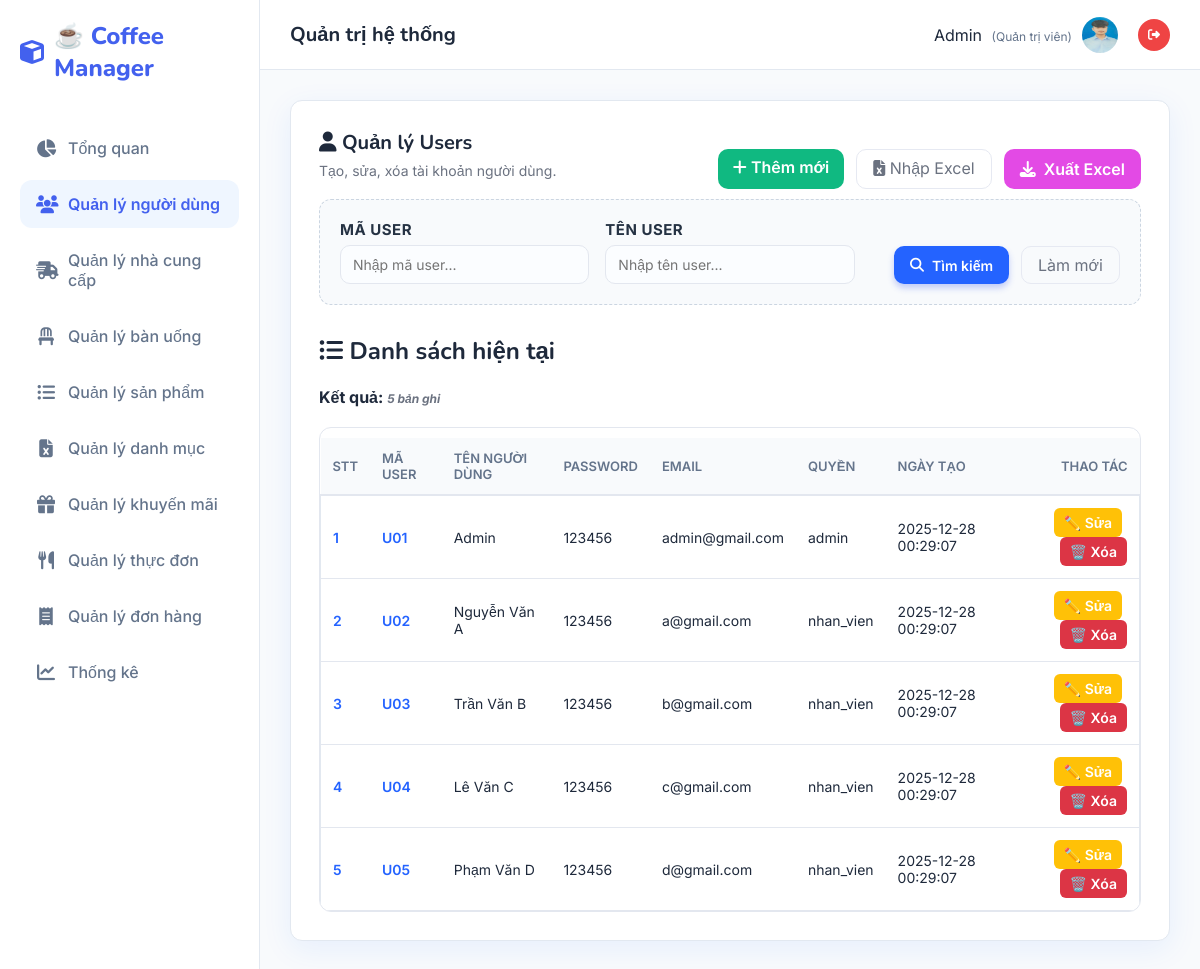
/Users/danhsach (signed in), run on an earlier commit of the app's database.
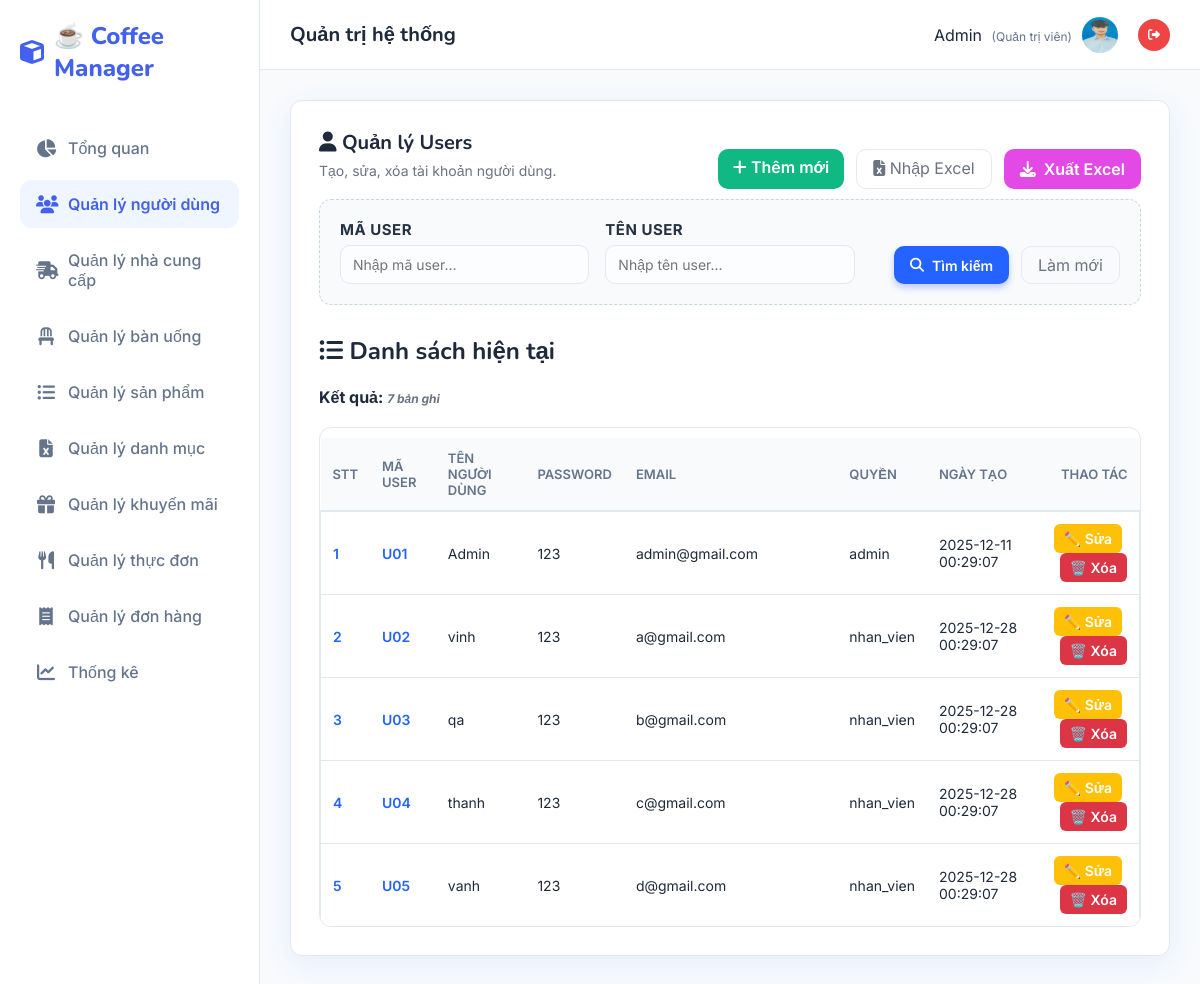
And on a later commit of the database.
### tables this page shows
CREATE TABLE `users` (
  `ma_user` varchar(50) NOT NULL,
  `ten_user` varchar(100) NOT NULL,
  `password` varchar(255) NOT NULL,
  `email` varchar(100) NOT NULL,
  `phan_quyen` enum('admin','nhan_vien') DEFAULT 'nhan_vien',
  `ngay_tao` datetime DEFAULT current_timestamp()
);

### MVC/Core/controller.php (called while the page is built, shortened)
<?php
    class controller{
        public function model($model){
        return new $model;
        }
        public function view($view,$data=[]){
            include_once __DIR__.'/../Views/'.$view.'.php';
        }
    }
?>

### MVC/Controllers/Users.php (called while the page is built, shortened)
<?php
    class Users extends controller{
        private $user;
        function __construct()
        {
            $this->user = $this->model("Users_m");
        }
        function danhsach(){
            $result = $this->user->Users_getAll();
            $this->view('Master',[
                'page' => 'Danhsachusers_v',
                'ma_user' => '',
                'ten_user' => '',
                'dulieu' => $result
            ]);
        }
    }
?>

### MVC/Core/app.php (called while the page is built, shortened)
<?php
    class app{
        protected $action = "Get_data";
        function __construct()
        {
            $arr = $this->processURL();
            if($arr!=null){
                if(file_exists(__DIR__.'/../Controllers/'.$arr[0].'.php')){
                    unset($arr[0]);
                }
            }
            $this->controller=new $this->controller;
            if(isset($arr[1])){
                if(method_exists($this->controller,$arr[1])){
                    $this->action=$arr[1];
                    unset($arr[1]);
                }
            }
            $this->param=$arr?array_values($arr):[];
            call_user_func_array([$this->controller,$this->action],$this->param);
        }
        function processURL(){
        if(isset($_GET['url'])){
            return explode('/',filter_var(trim($_GET['url']),FILTER_DEFAULT));
        }
    }
    }
?>

### index.php (called while the page is built, shortened)
<?php
    $myapp = new app();
?>

### MVC/Core/connectDB.php (called while the page is built, shortened)
<?php
    class connectDB{
            function __construct()
            {
                $this->con=mysqli_connect('localhost','root','','Web');
            }
    }
?>

### MVC/Models/Users_m.php (called while the page is built, shortened)
<?php
    class Users_m extends connectDB{
        function Users_getAll(){
            $sql = "SELECT * FROM users ORDER BY LENGTH(ma_user), ma_user";
            return mysqli_query($this->con, $sql);
        }
    }
?>

### MVC/Views/Pages/Danhsachusers_v.php (the view, shortened to what the changed rows need)
<!DOCTYPE html>
<html lang="vi">
<body>
    <div class="card">
        <div class="actions-top">
            <div>
                <h1><i class="fa-solid fa-user"></i> Quản lý Users</h1>
            </div>
        </div>
        <h2><i class="fa-solid fa-list-ul"></i> Danh sách hiện tại</h2>
        <?php
            if(isset($data['dulieu'])){
                if (is_object($data['dulieu'])) {
                    $count = mysqli_num_rows($data['dulieu']);
                    mysqli_data_seek($data['dulieu'], 0);
                } else {
                    $count = 0;
                }
            ?>
        <div style="margin:10px 0">
            <strong>Kết quả: <span id="resultCount" class="hint"></span></strong>
        </div>
        <div class="table-container">
            <table>
                <thead>
                    <tr>
                        <th>STT</th>
                        <th>Mã User</th>
                        <th>Tên người dùng</th>
                        <th>Password</th>
                        <th>Email</th>
                        <th>Quyền</th>
                        <th>Ngày tạo</th>
                        <th style="text-align:right">Thao tác</th>
                    </tr>
                </thead>
                <tbody id="userBody">
                    <?php
                    if($count > 0) {
                        $serial = 1;
                        while($row = mysqli_fetch_array($data['dulieu'])){
                    ?>
                    <tr>
                        <td><span style="font-weight:600;color:var(--accent)"><?php echo $serial++; ?></span>
                        </td>
                        <td><span
                                style="font-weight:600;color:var(--accent)"><?php echo htmlspecialchars($row['ma_user']) ?></span>
                        </td>
                        <td><?php echo htmlspecialchars($row['ten_user']) ?></td>
                        <td><?php echo htmlspecialchars($row['password']) ?></td>
                        <td><?php echo htmlspecialchars($row['email']) ?></td>
                        <td><?php echo htmlspecialchars($row['phan_quyen']) ?></td>
                        <td><?php echo htmlspecialchars($row['ngay_tao']) ?></td>
                        <td style="text-align:right">
                            <a href="http://localhost/QLSP/Users/sua/<?php echo urlencode($row['ma_user']) ?>"><button
                                    class="btn-edit">✏️
                                    Sửa</button></a>
                            <a href="http://localhost/QLSP/Users/xoa/<?php echo urlencode($row['ma_user']) ?>"
                                onclick="return confirm('Bạn có chắc chắn muốn xoá không?')"><button
                                    class="btn-delete">🗑️
                                    Xóa</button></a>
                        </td>
                    </tr>
                    <?php } } ?>
                </tbody>
            </table>
        </div>
        <?php } ?>
    </div>
</body>
</html>

What changed in the data, as far as the page shows it:
changed users "Admin": password "123456" → "123"; ngay_tao "2025-12-28 00:29:07" → "2025-12-11 00:29:07"
changed users "a@gmail.com": ten_user "Nguyễn Văn A" → "vinh"; password "123456" → "123"
changed users "b@gmail.com": ten_user "Trần Văn B" → "qa"; password "123456" → "123"
changed users "c@gmail.com": ten_user "Lê Văn C" → "thanh"; password "123456" → "123"
changed users "d@gmail.com": ten_user "Phạm Văn D" → "vanh"; password "123456" → "123"
Also different on the page:
text written by a page script: "5 bản ghi" → "7 bản ghi"
